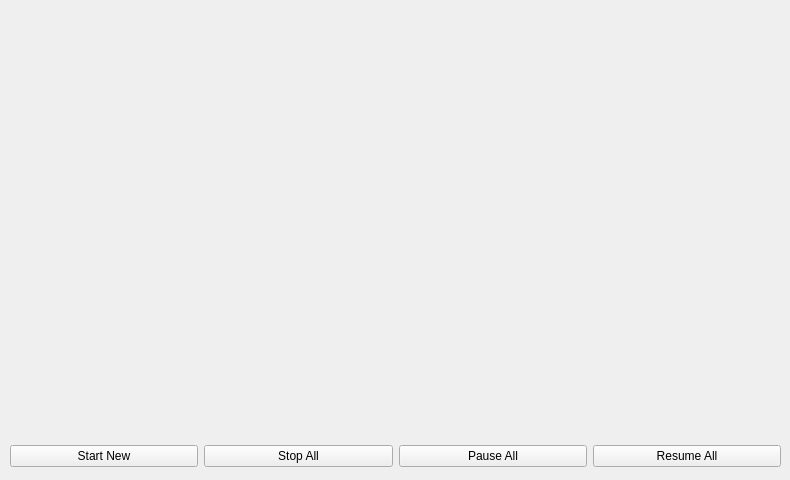
<?xml version="1.0" encoding="UTF-8"?>
<ui version="4.0">
 <class>MainWindow</class>
 <widget class="QMainWindow" name="MainWindow">
  <property name="geometry">
   <rect>
    <x>0</x>
    <y>0</y>
    <width>790</width>
    <height>480</height>
   </rect>
  </property>
  <property name="windowTitle">
   <string>MainWindow</string>
  </property>
  <widget class="QWidget" name="centralwidget">
   <widget class="QWidget" name="verticalLayoutWidget">
    <property name="geometry">
     <rect>
      <x>10</x>
      <y>10</y>
      <width>771</width>
      <height>421</height>
     </rect>
    </property>
    <layout class="QVBoxLayout" name="downloadsLayout">
     <property name="topMargin">
      <number>0</number>
     </property>
    </layout>
   </widget>
   <widget class="QWidget" name="layoutWidget">
    <property name="geometry">
     <rect>
      <x>10</x>
      <y>440</y>
      <width>771</width>
      <height>32</height>
     </rect>
    </property>
    <layout class="QHBoxLayout" name="horizontalLayout">
     <item>
      <widget class="QPushButton" name="startNewButton">
       <property name="text">
        <string>Start New</string>
       </property>
      </widget>
     </item>
     <item>
      <widget class="QPushButton" name="stopAllButton">
       <property name="text">
        <string>Stop All</string>
       </property>
      </widget>
     </item>
     <item>
      <widget class="QPushButton" name="pauseAllButton">
       <property name="text">
        <string>Pause All</string>
       </property>
      </widget>
     </item>
     <item>
      <widget class="QPushButton" name="resumeAllButton">
       <property name="text">
        <string>Resume All</string>
       </property>
      </widget>
     </item>
    </layout>
   </widget>
  </widget>
  <action name="actionDownload_new">
   <property name="text">
    <string>New</string>
   </property>
  </action>
  <action name="actionPause_All">
   <property name="text">
    <string>Pause All</string>
   </property>
  </action>
  <action name="actionStart_All">
   <property name="text">
    <string>Start All</string>
   </property>
  </action>
  <action name="actionStop_All">
   <property name="text">
    <string>Stop All</string>
   </property>
  </action>
 </widget>
 <resources/>
 <connections/>
</ui>
